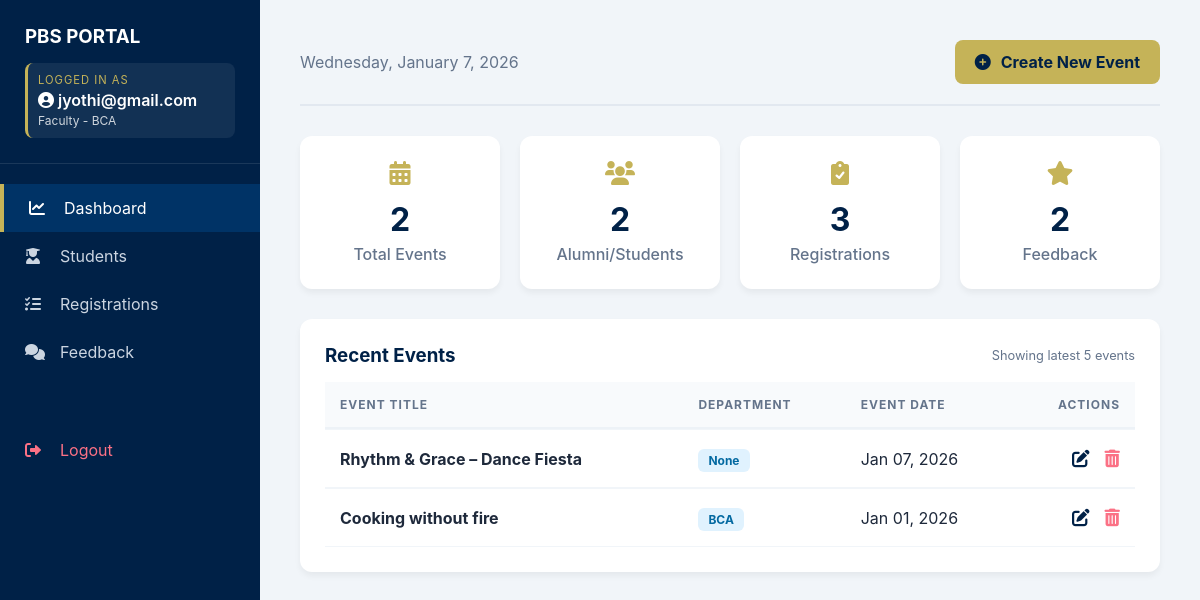
/events/admin-dashboard/ (signed in), run on the app's committed database.
### events/models.py (models this page shows, shortened)
class Event(models.Model):
    title = models.CharField(max_length=200)
    description = models.TextField()
    date = models.DateTimeField()
    department = models.CharField(
        max_length=5,
        choices=DEPARTMENT_CHOICES,
        null=True,
        blank=True,
        help_text="Target Department (Optional)"
    )
    image = models.ImageField(
        upload_to='events/',
        null=True,
        blank=True
    )

### events/views.py (the view)
# urls.py: path('admin-dashboard/', views.admin_dashboard, name='admin_dashboard'),
@login_required
def admin_dashboard(request):
    user = request.user
    events = Event.objects.all().order_by('-date')
    student_count = Student.objects.count()
    reg_count = EventRegistration.objects.count()
    feedback_count = Feedback.objects.count()
    teacher_count = Teacher.objects.count()
    if user.is_superuser:
        user_role = "System Administrator"
    else:
        try:
            profile = Teacher.objects.get(user=user)
            user_role = f"Faculty - {profile.department}"
        except Teacher.DoesNotExist:
            user_role = "Faculty Member"
    context = {
        'events': events,
        'student_count': student_count,
        'reg_count': reg_count,
        'feedback_count': feedback_count,
        'teacher_count': teacher_count,
        'user_role': user_role,
    }
    return render(request, 'admin_dashboard.html', context)

### templates/admin_dashboard.html (shortened to what this page needs)
<!DOCTYPE html>
<html lang="en">
  <head>
    <link
      rel="stylesheet"
      href="https://cdnjs.cloudflare.com/ajax/libs/font-awesome/6.0.0/css/all.min.css"
    />
  </head>
  <body>
    <div class="sidebar">
      <div class="sidebar-header">
        <h3>PBS PORTAL</h3>
        <div class="user-tag">
          <p
            style="font-size: 0.7rem; color: var(--accent); letter-spacing: 1px"
          >
            LOGGED IN AS
          </p>
          <p style="font-weight: 600; margin: 3px 0">
            <i class="fas fa-user-circle"></i> {{ request.user.username }}
          </p>
          <p style="font-size: 0.75rem; opacity: 0.8">{{ user_role }}</p>
        </div>
      </div>
      <nav style="margin-top: 20px">
        <a
          href="{% url 'admin_dashboard' %}"
          class="menu-item {% if request.resolver_match.url_name == 'admin_dashboard' %}active{% endif %}"
        >
          <i class="fas fa-chart-line"></i><span>Dashboard</span>
        </a>
        <a href="{% url 'manage_students' %}" class="menu-item">
          <i class="fas fa-user-graduate"></i><span>Students</span>
        </a>
        <a href="{% url 'registered_users' %}" class="menu-item">
          <i class="fas fa-list-check"></i><span>Registrations</span>
        </a>
        <a href="{% url 'view_feedback' %}" class="menu-item">
          <i class="fas fa-comments"></i><span>Feedback</span>
        </a>
        <a
          href="{% url 'logout' %}"
          class="menu-item"
          style="color: var(--danger); margin-top: 50px"
        >
          <i class="fas fa-sign-out-alt"></i><span>Logout</span>
        </a>
      </nav>
    </div>
    <div class="main-content">
      {% block content %}
      {% if request.resolver_match.url_name == 'admin_dashboard' %}
      <div class="header-section">
        <div class="header-left">
          <p style="color: #64748b">{% now "l, F j, Y" %}</p>
        </div>
        <a href="{% url 'add_event' %}" class="btn-add">
          <i class="fas fa-plus-circle"></i> Create New Event
        </a>
      </div>
      <div class="stats-grid">
        <div class="stat-card">
          <i class="fas fa-calendar-alt"></i>
          <h3>{{ events.count }}</h3>
          <p>Total Events</p>
        </div>
        <div class="stat-card">
          <i class="fas fa-users"></i>
          <h3>{{ student_count }}</h3>
          <p>Alumni/Students</p>
        </div>
        <div class="stat-card">
          <i class="fas fa-clipboard-check"></i>
          <h3>{{ reg_count }}</h3>
          <p>Registrations</p>
        </div>
        <div class="stat-card">
          <i class="fas fa-star"></i>
          <h3>{{ feedback_count }}</h3>
          <p>Feedback</p>
        </div>
      </div>
      <div class="data-card">
        <div
          style="
            display: flex;
            justify-content: space-between;
            align-items: center;
            margin-bottom: 15px;
          "
        >
          <h3 style="color: var(--sidebar-bg)">Recent Events</h3>
          <p style="font-size: 0.8rem; color: #64748b">
            Showing latest 5 events
          </p>
        </div>
        <table>
          <thead>
            <tr>
              <th>Event Title</th>
              <th>Department</th>
              <th>Event Date</th>
              <th style="text-align: right">Actions</th>
            </tr>
          </thead>
          <tbody>
            {% for event in events|slice:":5" %}
            <tr>
              <td><strong>{{ event.title }}</strong></td>
              <td><span class="badge">{{ event.department }}</span></td>
              <td>{{ event.date|date:"M d, Y" }}</td>
              <td style="text-align: right">
                <a
                  href="{% url 'edit_event' event.id %}"
                  class="action-link edit-icon"
                  title="Edit Event"
                >
                  <i class="fas fa-edit"></i>
                </a>
                <a
                  href="{% url 'delete_event' event.id %}"
                  class="action-link delete-icon"
                  title="Delete Event"
                  onclick="return confirm('Are you sure you want to delete this event?')"
                >
                  <i class="fas fa-trash-alt"></i>
                </a>
              </td>
            </tr>
            {% endfor %}
          </tbody>
        </table>
      </div>
      {% endif %} {% endblock %}
    </div>
  </body>
</html>

### templates/admin_dashboard.html (style rules this page uses)
:root { --sidebar-bg: #002147; --accent: #c5b358; --bg: #f1f5f9; --white: #ffffff; --danger: #fb7185; --success: #10b981; }
* { margin: 0; padding: 0; box-sizing: border-box; font-family: "Inter", sans-serif; }
body { display: flex; background-color: var(--bg); min-height: 100vh; }
.sidebar { width: 260px; background: var(--sidebar-bg); color: white; position: fixed; height: 100vh; z-index: 1000; }
.sidebar-header { padding: 25px; border-bottom: 1px solid rgba(255, 255, 255, 0.1); }
.user-tag { margin-top: 15px; padding: 10px; background: rgba(255, 255, 255, 0.07); border-radius: 8px; border-left: 3px solid var(--accent); }
.menu-item { display: flex; align-items: center; padding: 14px 25px; text-decoration: none; color: #cbd5e1; transition: 0.3s; }
.menu-item.active { background: #003366; color: white; border-left: 4px solid var(--accent); }
.menu-item i { margin-right: 15px; width: 20px; }
.main-content { margin-left: 260px; flex: 1; padding: 40px; width: calc(100% - 260px); }
.header-section { display: flex; justify-content: space-between; align-items: center; margin-bottom: 30px; }
.btn-add { background: var(--accent); color: var(--sidebar-bg); padding: 12px 20px; border-radius: 8px; text-decoration: none; font-weight: bold; display: flex; align-items: center; gap: 10px; transition: 0.3s; }
.stats-grid { display: grid; grid-template-columns: repeat(auto-fit, minmax(200px, 1fr)); gap: 20px; margin-bottom: 30px; }
.stat-card { background: var(--white); padding: 25px; border-radius: 12px; text-align: center; box-shadow: 0 4px 6px rgba(0, 0, 0, 0.05); }
.stat-card i { font-size: 1.5rem; color: var(--accent); margin-bottom: 10px; }
.stat-card h3 { font-size: 2rem; color: var(--sidebar-bg); margin: 5px 0; }
.stat-card p { color: #64748b; font-weight: 500; }
.data-card { background: white; padding: 25px; border-radius: 12px; box-shadow: 0 4px 6px rgba(0, 0, 0, 0.05); }
table { width: 100%; border-collapse: collapse; margin-top: 15px; }
th { text-align: left; padding: 15px; background: #f8fafc; color: #64748b; font-size: 0.75rem; text-transform: uppercase; letter-spacing: 1px; }
td { padding: 15px; border-top: 1px solid #f1f5f9; vertical-align: middle; }
.badge { background: #e0f2fe; color: #0369a1; padding: 4px 10px; border-radius: 6px; font-size: 0.75rem; font-weight: bold; }
.action-link { text-decoration: none; margin-left: 10px; font-size: 1.1rem; }
.edit-icon { color: var(--sidebar-bg); }
.delete-icon { color: var(--danger); }
.main-content .header-section { display: flex; justify-content: space-between; align-items: center; margin-bottom: 30px; border-bottom: 2px solid #e2e8f0; padding-bottom: 20px; }
.main-content table { width: 100%; border-collapse: separate; border-spacing: 0; }
.main-content th { background-color: #f8fafc !important; color: #64748b !important; font-weight: 700; text-transform: uppercase; font-size: 0.75rem; padding: 15px; border-bottom: 2px solid #edf2f7; }
.main-content td { padding: 18px 15px; border-bottom: 1px solid #f1f5f9; color: #1e293b; vertical-align: middle; }

### data on the page
Event: title "Rhythm & Grace – Dance Fiesta", department "None", date "Jan 07, 2026"
Event: title "Cooking without fire", department "BCA", date "Jan 01, 2026"

### other printed values
{{ request.user.username }} "jyothi@gmail.com"
{{ user_role }} "Faculty - BCA"
{{ events.count }} "2"
{{ student_count }} "2"
{{ reg_count }} "3"
{{ feedback_count }} "2"
